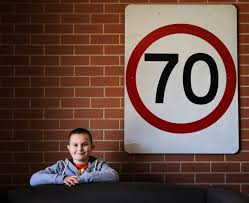
#> input picture test.jpg, 249 x 203 px
$ python opencvimpro.py
#> lines starting #> are read from the running program, lines starting #| are printed output that depends on the picture; after the words box and inside, x2 and y2 are one past the last pixel; in counts of white or black regions, pixels touching at a corner belong together
from PIL import Image
import argparse
import cv2
import glob
import numpy as np
import os

if __name__ == '__main__':
    # Let's allow the user to pass the filename as an argument
    parser = argparse.ArgumentParser()
    parser.add_argument("--image", default="test.jpg", type=str,
                        help="Path to image")
    args = parser.parse_args()
    imgpath = args.image
img = cv2.imread(imgpath, 1)
#> img is the input picture: shape (203, 249, 3); mean B, G, R 65.9, 73.6, 100.7

imagename, imageextension = os.path.splitext(os.path.basename(imgpath))

hsv_image = cv2.cvtColor(img, cv2.COLOR_BGR2HSV)
#> hsv_image: shape (203, 249, 3); mean H, S, V 34.2, 123.2, 103.4
lower_red = cv2.inRange(hsv_image, (0, 100, 100), (10, 255, 255))
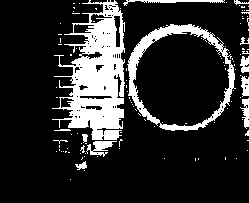
#> lower_red: shape (203, 249); 17.5% white; 115 white regions (103 under 20 px), largest, box (x1, y1, x2, y2) and area: (52, 0, 125, 140) 5426, (127, 24, 236, 131) 2090, (86, 141, 117, 157) 237
upper_red = cv2.inRange(hsv_image, (160, 100, 100), (179, 255, 255))
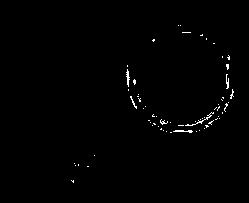
#> upper_red: shape (203, 249); 0.78% white in thin lines or dots, all inside (x1, y1, x2, y2) = (71, 25, 234, 183)
red_combined = cv2.addWeighted(lower_red, 1.0, upper_red, 1.0, 0.0)
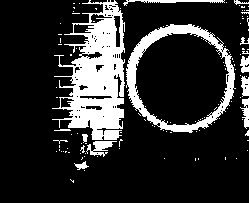
#> red_combined: shape (203, 249); 18.2% white; 115 white regions (103 under 20 px), largest, box (x1, y1, x2, y2) and area: (52, 0, 125, 140) 5426, (126, 24, 236, 133) 2475, (86, 141, 117, 157) 238
red_combined = cv2.GaussianBlur(red_combined, (9, 9), 2, 2)
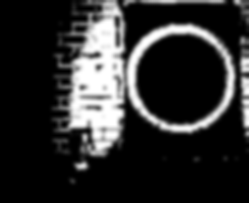
#> red_combined: shape (203, 249); min 0, max 255, mean 46.4

cv2.waitKey(0)
circles = cv2.HoughCircles(red_combined, cv2.HOUGH_GRADIENT, 1, (red_combined.shape[0]) / 2,
                           param1=100, param2=20, minRadius=15, maxRadius=0)
#> circles = [[181.5, 78.5, 46.2], [90.5, 127.5, 33.6], [26.5, 32.5, 97.9]]
if circles is not None:
    circles = np.uint16(np.around(circles))
#> circles = [[182, 78, 46], [90, 128, 34], [26, 32, 98]]
    c = 0
    height, width, chan = img.shape
#> height = 203; width = 249; chan = 3

    for i in circles[0, :]:
        if i is None or i[2] > width/2:
            continue


        print("x: " + str(i[0]) + "   y: " + str(i[1]) + "   rad: " + str(i[2]) + "  width: " + str(width) + " height: " + str(height))
        x1 = i[1] - i[2]
        x2 = i[1] + i[2]
        y1 = i[0] - i[2]
        y2 = i[0] + i[2]
        print("x1: " + str(x1) + "x2: " + str(x2) + "y1: " + str(y1) + "y2: " + str(y2))
        cropped = img[x1: x2, y1: y2]
#> (the run stopped early here; a loop or call above may not have finished)

$ run again, with 104.jpg copied over test.jpg
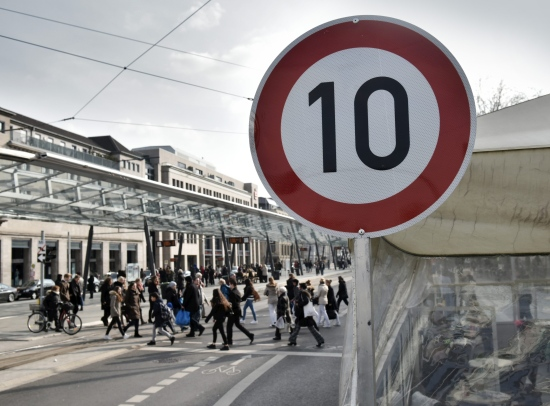
#> input picture 104.jpg, 550 x 406 px
#> img is the input picture: shape (406, 550, 3); mean B, G, R 138.8, 139.2, 142.8
#> hsv_image: shape (406, 550, 3); mean H, S, V 72.6, 29.4, 146.8
#> lower_red: shape (406, 550); 1.6% white; 33 white regions (30 under 20 px), largest, box (x1, y1, x2, y2) and area: (282, 179, 436, 231) 2995, (425, 166, 455, 195) 297, (268, 141, 282, 154) 84
#> upper_red: shape (406, 550); 1.3% white; 101 white regions (85 under 20 px), largest, box (x1, y1, x2, y2) and area: (424, 109, 467, 176) 1105, (366, 26, 415, 61) 349, (271, 81, 290, 146) 310
#> `circles = cv2.HoughCircles(red_combined, cv2.HOUGH_GRADIENT, 1, (red_c..`: circles = [[358.5, 122.5, 81.9]]
#> `circles = np.uint16(np.around(circles))`: circles = [[358, 122, 82]]
#> the loop `for i in circles[0, :]:` made 1 pass
#> (i, x1, x2, y1, y2) on pass 1: ([358, 122, 82], 40, 204, 276, 440)
#> (printed output is left out)
#> after the loop `for i in circles[0, :]:`:
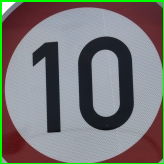
#> cropped: shape (164, 164, 3); mean B, G, R 118.8, 120.3, 119.8
#> after the loop `for i in circles[0, :]:`:
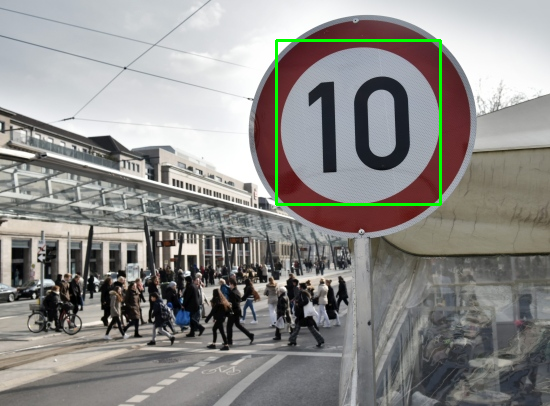
#> img: shape (406, 550, 3); 0.88% of pixels changed, all inside (x1, y1, x2, y2) = (275, 39, 442, 206)
#> after the loop `for i in circles[0, :]:`: c = 1
